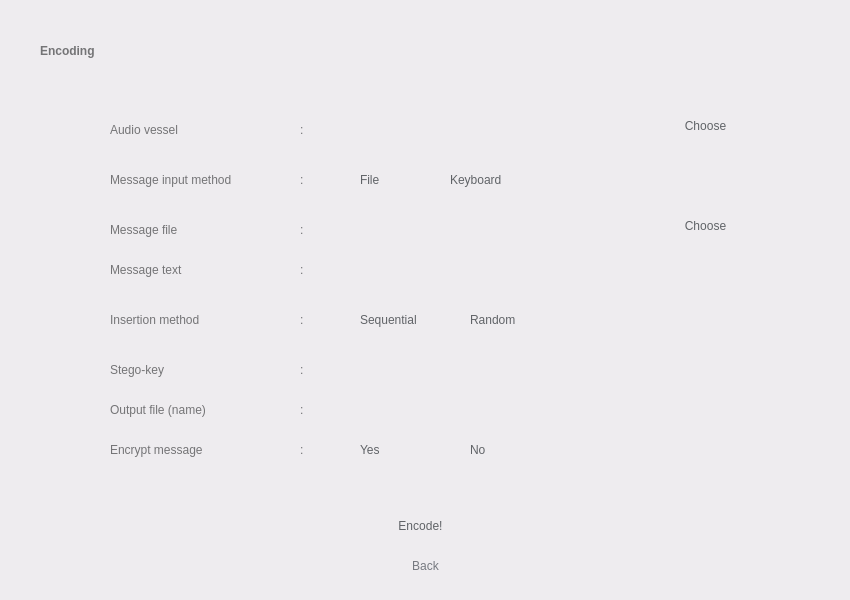
<?xml version="1.0" encoding="UTF-8"?>
<ui version="4.0">
 <class>Widget</class>
 <widget class="QWidget" name="Widget">
  <property name="geometry">
   <rect>
    <x>0</x>
    <y>0</y>
    <width>850</width>
    <height>600</height>
   </rect>
  </property>
  <property name="windowTitle">
   <string>Widget</string>
  </property>
  <property name="styleSheet">
   <string notr="true">background-color: rgb(238, 236, 239);</string>
  </property>
  <widget class="QWidget" name="widget1" native="true">
   <property name="geometry">
    <rect>
     <x>0</x>
     <y>0</y>
     <width>850</width>
     <height>600</height>
    </rect>
   </property>
   <property name="styleSheet">
    <string notr="true">QWidget#widget1 {background-color: rgb(246, 245, 247);};

</string>
   </property>
   <widget class="QLabel" name="label">
    <property name="geometry">
     <rect>
      <x>40</x>
      <y>30</y>
      <width>241</width>
      <height>41</height>
     </rect>
    </property>
    <property name="styleSheet">
     <string notr="true">background-color: rgba(255, 255, 255, 0);
color: rgb(116, 116, 118);
font: 36pt &quot;Product Sans&quot;;
font-weight: bold;
</string>
    </property>
    <property name="text">
     <string>Encoding</string>
    </property>
    <property name="alignment">
     <set>Qt::AlignLeading|Qt::AlignLeft|Qt::AlignVCenter</set>
    </property>
   </widget>
   <widget class="QPushButton" name="goButton">
    <property name="geometry">
     <rect>
      <x>340</x>
      <y>500</y>
      <width>161</width>
      <height>51</height>
     </rect>
    </property>
    <property name="styleSheet">
     <string notr="true">font: 17pt &quot;Product Sans&quot;;
color: rgb(96, 99, 103);
border-radius: 25px;
</string>
    </property>
    <property name="text">
     <string>Encode!</string>
    </property>
   </widget>
   <widget class="QLabel" name="label_4">
    <property name="geometry">
     <rect>
      <x>110</x>
      <y>120</y>
      <width>101</width>
      <height>20</height>
     </rect>
    </property>
    <property name="styleSheet">
     <string notr="true">background-color: rgba(255, 255, 255, 0);
font: 15pt &quot;Product Sans&quot;;
color: rgb(116, 116, 118);</string>
    </property>
    <property name="text">
     <string>Audio vessel</string>
    </property>
    <property name="alignment">
     <set>Qt::AlignLeading|Qt::AlignLeft|Qt::AlignVCenter</set>
    </property>
   </widget>
   <widget class="QRadioButton" name="inputButton_1">
    <property name="geometry">
     <rect>
      <x>340</x>
      <y>170</y>
      <width>61</width>
      <height>20</height>
     </rect>
    </property>
    <property name="styleSheet">
     <string notr="true">font: 15pt &quot;Product Sans&quot;;
border-radius: 4px;
color: rgb(96, 99, 103);
background-color: rgba(255, 255, 255, 0);
</string>
    </property>
    <property name="text">
     <string>File</string>
    </property>
    <property name="autoExclusive">
     <bool>true</bool>
    </property>
    <attribute name="buttonGroup">
     <string notr="true">buttonGroup</string>
    </attribute>
   </widget>
   <widget class="QRadioButton" name="inputButton_2">
    <property name="geometry">
     <rect>
      <x>430</x>
      <y>170</y>
      <width>101</width>
      <height>20</height>
     </rect>
    </property>
    <property name="styleSheet">
     <string notr="true">font: 15pt &quot;Product Sans&quot;;
background-color: rgba(255, 255, 255, 0);
border-radius: 4px;
color: rgb(96, 99, 103);
</string>
    </property>
    <property name="text">
     <string>Keyboard</string>
    </property>
    <attribute name="buttonGroup">
     <string notr="true">buttonGroup</string>
    </attribute>
   </widget>
   <widget class="QLineEdit" name="vesselField">
    <property name="geometry">
     <rect>
      <x>320</x>
      <y>110</y>
      <width>341</width>
      <height>31</height>
     </rect>
    </property>
    <property name="styleSheet">
     <string notr="true">border-radius: 2px;
padding-left: 10px;
color: rgb(116, 116, 118);
</string>
    </property>
    <property name="readOnly">
     <bool>true</bool>
    </property>
   </widget>
   <widget class="QLineEdit" name="inputFileField">
    <property name="geometry">
     <rect>
      <x>320</x>
      <y>210</y>
      <width>341</width>
      <height>31</height>
     </rect>
    </property>
    <property name="styleSheet">
     <string notr="true">border-radius: 2px;
padding-left: 10px;
color: rgb(116, 116, 118);
</string>
    </property>
    <property name="readOnly">
     <bool>true</bool>
    </property>
   </widget>
   <widget class="QLineEdit" name="stegoKeyField">
    <property name="geometry">
     <rect>
      <x>320</x>
      <y>350</y>
      <width>341</width>
      <height>31</height>
     </rect>
    </property>
    <property name="styleSheet">
     <string notr="true">border-radius: 2px;
padding-left: 10px;
color: rgb(116, 116, 118);
</string>
    </property>
   </widget>
   <widget class="QLineEdit" name="inputKeyboardField">
    <property name="geometry">
     <rect>
      <x>320</x>
      <y>250</y>
      <width>341</width>
      <height>31</height>
     </rect>
    </property>
    <property name="styleSheet">
     <string notr="true">border-radius: 2px;
padding-left: 10px;
color: rgb(116, 116, 118);
</string>
    </property>
    <property name="readOnly">
     <bool>true</bool>
    </property>
   </widget>
   <widget class="QPushButton" name="inputFileButton">
    <property name="geometry">
     <rect>
      <x>670</x>
      <y>210</y>
      <width>71</width>
      <height>31</height>
     </rect>
    </property>
    <property name="styleSheet">
     <string notr="true">font: 15pt &quot;Product Sans&quot;;
color: rgb(96, 99, 103);
border-radius: 15px;
</string>
    </property>
    <property name="text">
     <string>Choose</string>
    </property>
   </widget>
   <widget class="QRadioButton" name="insButton_2">
    <property name="geometry">
     <rect>
      <x>450</x>
      <y>310</y>
      <width>101</width>
      <height>20</height>
     </rect>
    </property>
    <property name="styleSheet">
     <string notr="true">font: 15pt &quot;Product Sans&quot;;
background-color: rgba(255, 255, 255, 0);
border-radius: 4px;
color: rgb(96, 99, 103);
</string>
    </property>
    <property name="text">
     <string>Random</string>
    </property>
    <attribute name="buttonGroup">
     <string notr="true">buttonGroup_2</string>
    </attribute>
   </widget>
   <widget class="QRadioButton" name="insButton_1">
    <property name="geometry">
     <rect>
      <x>340</x>
      <y>310</y>
      <width>101</width>
      <height>20</height>
     </rect>
    </property>
    <property name="styleSheet">
     <string notr="true">font: 15pt &quot;Product Sans&quot;;
border-radius: 4px;
color: rgb(96, 99, 103);
background-color: rgba(255, 255, 255, 0);
</string>
    </property>
    <property name="text">
     <string>Sequential</string>
    </property>
    <attribute name="buttonGroup">
     <string notr="true">buttonGroup_2</string>
    </attribute>
   </widget>
   <widget class="QLineEdit" name="outputFileField">
    <property name="geometry">
     <rect>
      <x>320</x>
      <y>390</y>
      <width>341</width>
      <height>31</height>
     </rect>
    </property>
    <property name="styleSheet">
     <string notr="true">border-radius: 2px;
padding-left: 10px;
color: rgb(116, 116, 118);
</string>
    </property>
   </widget>
   <widget class="QPushButton" name="vesselButton">
    <property name="geometry">
     <rect>
      <x>670</x>
      <y>110</y>
      <width>71</width>
      <height>31</height>
     </rect>
    </property>
    <property name="styleSheet">
     <string notr="true">font: 15pt &quot;Product Sans&quot;;
color: rgb(96, 99, 103);
border-radius: 15px;
</string>
    </property>
    <property name="text">
     <string>Choose</string>
    </property>
   </widget>
   <widget class="QRadioButton" name="encButton_1">
    <property name="geometry">
     <rect>
      <x>340</x>
      <y>440</y>
      <width>101</width>
      <height>20</height>
     </rect>
    </property>
    <property name="styleSheet">
     <string notr="true">font: 15pt &quot;Product Sans&quot;;
border-radius: 4px;
color: rgb(96, 99, 103);
background-color: rgba(255, 255, 255, 0);
</string>
    </property>
    <property name="text">
     <string>Yes</string>
    </property>
    <attribute name="buttonGroup">
     <string notr="true">buttonGroup_3</string>
    </attribute>
   </widget>
   <widget class="QRadioButton" name="encButton_2">
    <property name="geometry">
     <rect>
      <x>450</x>
      <y>440</y>
      <width>101</width>
      <height>20</height>
     </rect>
    </property>
    <property name="styleSheet">
     <string notr="true">font: 15pt &quot;Product Sans&quot;;
background-color: rgba(255, 255, 255, 0);
border-radius: 4px;
color: rgb(96, 99, 103);
</string>
    </property>
    <property name="text">
     <string>No</string>
    </property>
    <attribute name="buttonGroup">
     <string notr="true">buttonGroup_3</string>
    </attribute>
   </widget>
   <widget class="QLabel" name="label_6">
    <property name="geometry">
     <rect>
      <x>110</x>
      <y>170</y>
      <width>171</width>
      <height>20</height>
     </rect>
    </property>
    <property name="styleSheet">
     <string notr="true">background-color: rgba(255, 255, 255, 0);
font: 15pt &quot;Product Sans&quot;;
color: rgb(116, 116, 118);</string>
    </property>
    <property name="text">
     <string>Message input method</string>
    </property>
    <property name="alignment">
     <set>Qt::AlignLeading|Qt::AlignLeft|Qt::AlignVCenter</set>
    </property>
   </widget>
   <widget class="QLabel" name="label_7">
    <property name="geometry">
     <rect>
      <x>110</x>
      <y>220</y>
      <width>171</width>
      <height>20</height>
     </rect>
    </property>
    <property name="styleSheet">
     <string notr="true">background-color: rgba(255, 255, 255, 0);
font: 15pt &quot;Product Sans&quot;;
color: rgb(116, 116, 118);</string>
    </property>
    <property name="text">
     <string>Message file</string>
    </property>
    <property name="alignment">
     <set>Qt::AlignLeading|Qt::AlignLeft|Qt::AlignVCenter</set>
    </property>
   </widget>
   <widget class="QLabel" name="label_8">
    <property name="geometry">
     <rect>
      <x>110</x>
      <y>260</y>
      <width>171</width>
      <height>20</height>
     </rect>
    </property>
    <property name="styleSheet">
     <string notr="true">background-color: rgba(255, 255, 255, 0);
font: 15pt &quot;Product Sans&quot;;
color: rgb(116, 116, 118);</string>
    </property>
    <property name="text">
     <string>Message text</string>
    </property>
    <property name="alignment">
     <set>Qt::AlignLeading|Qt::AlignLeft|Qt::AlignVCenter</set>
    </property>
   </widget>
   <widget class="QLabel" name="label_9">
    <property name="geometry">
     <rect>
      <x>110</x>
      <y>310</y>
      <width>171</width>
      <height>20</height>
     </rect>
    </property>
    <property name="styleSheet">
     <string notr="true">background-color: rgba(255, 255, 255, 0);
font: 15pt &quot;Product Sans&quot;;
color: rgb(116, 116, 118);</string>
    </property>
    <property name="text">
     <string>Insertion method</string>
    </property>
    <property name="alignment">
     <set>Qt::AlignLeading|Qt::AlignLeft|Qt::AlignVCenter</set>
    </property>
   </widget>
   <widget class="QLabel" name="label_10">
    <property name="geometry">
     <rect>
      <x>110</x>
      <y>360</y>
      <width>171</width>
      <height>20</height>
     </rect>
    </property>
    <property name="styleSheet">
     <string notr="true">background-color: rgba(255, 255, 255, 0);
font: 15pt &quot;Product Sans&quot;;
color: rgb(116, 116, 118);</string>
    </property>
    <property name="text">
     <string>Stego-key</string>
    </property>
    <property name="alignment">
     <set>Qt::AlignLeading|Qt::AlignLeft|Qt::AlignVCenter</set>
    </property>
   </widget>
   <widget class="QLabel" name="label_11">
    <property name="geometry">
     <rect>
      <x>110</x>
      <y>400</y>
      <width>181</width>
      <height>20</height>
     </rect>
    </property>
    <property name="styleSheet">
     <string notr="true">background-color: rgba(255, 255, 255, 0);
font: 15pt &quot;Product Sans&quot;;
color: rgb(116, 116, 118);</string>
    </property>
    <property name="text">
     <string>Output file (name)</string>
    </property>
    <property name="alignment">
     <set>Qt::AlignLeading|Qt::AlignLeft|Qt::AlignVCenter</set>
    </property>
   </widget>
   <widget class="QLabel" name="label_12">
    <property name="geometry">
     <rect>
      <x>300</x>
      <y>260</y>
      <width>16</width>
      <height>20</height>
     </rect>
    </property>
    <property name="styleSheet">
     <string notr="true">background-color: rgba(255, 255, 255, 0);
font: 15pt &quot;Product Sans&quot;;
color: rgb(116, 116, 118);</string>
    </property>
    <property name="text">
     <string>:</string>
    </property>
    <property name="alignment">
     <set>Qt::AlignLeading|Qt::AlignLeft|Qt::AlignVCenter</set>
    </property>
   </widget>
   <widget class="QLabel" name="label_13">
    <property name="geometry">
     <rect>
      <x>300</x>
      <y>220</y>
      <width>16</width>
      <height>20</height>
     </rect>
    </property>
    <property name="styleSheet">
     <string notr="true">background-color: rgba(255, 255, 255, 0);
font: 15pt &quot;Product Sans&quot;;
color: rgb(116, 116, 118);</string>
    </property>
    <property name="text">
     <string>:</string>
    </property>
    <property name="alignment">
     <set>Qt::AlignLeading|Qt::AlignLeft|Qt::AlignVCenter</set>
    </property>
   </widget>
   <widget class="QLabel" name="label_14">
    <property name="geometry">
     <rect>
      <x>300</x>
      <y>120</y>
      <width>16</width>
      <height>20</height>
     </rect>
    </property>
    <property name="styleSheet">
     <string notr="true">background-color: rgba(255, 255, 255, 0);
font: 15pt &quot;Product Sans&quot;;
color: rgb(116, 116, 118);</string>
    </property>
    <property name="text">
     <string>:</string>
    </property>
    <property name="alignment">
     <set>Qt::AlignLeading|Qt::AlignLeft|Qt::AlignVCenter</set>
    </property>
   </widget>
   <widget class="QLabel" name="label_15">
    <property name="geometry">
     <rect>
      <x>300</x>
      <y>170</y>
      <width>16</width>
      <height>20</height>
     </rect>
    </property>
    <property name="styleSheet">
     <string notr="true">background-color: rgba(255, 255, 255, 0);
font: 15pt &quot;Product Sans&quot;;
color: rgb(116, 116, 118);</string>
    </property>
    <property name="text">
     <string>:</string>
    </property>
    <property name="alignment">
     <set>Qt::AlignLeading|Qt::AlignLeft|Qt::AlignVCenter</set>
    </property>
   </widget>
   <widget class="QLabel" name="label_16">
    <property name="geometry">
     <rect>
      <x>300</x>
      <y>310</y>
      <width>16</width>
      <height>20</height>
     </rect>
    </property>
    <property name="styleSheet">
     <string notr="true">background-color: rgba(255, 255, 255, 0);
font: 15pt &quot;Product Sans&quot;;
color: rgb(116, 116, 118);</string>
    </property>
    <property name="text">
     <string>:</string>
    </property>
    <property name="alignment">
     <set>Qt::AlignLeading|Qt::AlignLeft|Qt::AlignVCenter</set>
    </property>
   </widget>
   <widget class="QLabel" name="label_17">
    <property name="geometry">
     <rect>
      <x>300</x>
      <y>360</y>
      <width>16</width>
      <height>20</height>
     </rect>
    </property>
    <property name="styleSheet">
     <string notr="true">background-color: rgba(255, 255, 255, 0);
font: 15pt &quot;Product Sans&quot;;
color: rgb(116, 116, 118);</string>
    </property>
    <property name="text">
     <string>:</string>
    </property>
    <property name="alignment">
     <set>Qt::AlignLeading|Qt::AlignLeft|Qt::AlignVCenter</set>
    </property>
   </widget>
   <widget class="QLabel" name="label_18">
    <property name="geometry">
     <rect>
      <x>300</x>
      <y>400</y>
      <width>16</width>
      <height>20</height>
     </rect>
    </property>
    <property name="styleSheet">
     <string notr="true">background-color: rgba(255, 255, 255, 0);
font: 15pt &quot;Product Sans&quot;;
color: rgb(116, 116, 118);</string>
    </property>
    <property name="text">
     <string>:</string>
    </property>
    <property name="alignment">
     <set>Qt::AlignLeading|Qt::AlignLeft|Qt::AlignVCenter</set>
    </property>
   </widget>
   <widget class="QLabel" name="label_19">
    <property name="geometry">
     <rect>
      <x>110</x>
      <y>440</y>
      <width>181</width>
      <height>20</height>
     </rect>
    </property>
    <property name="styleSheet">
     <string notr="true">background-color: rgba(255, 255, 255, 0);
font: 15pt &quot;Product Sans&quot;;
color: rgb(116, 116, 118);</string>
    </property>
    <property name="text">
     <string>Encrypt message</string>
    </property>
    <property name="alignment">
     <set>Qt::AlignLeading|Qt::AlignLeft|Qt::AlignVCenter</set>
    </property>
   </widget>
   <widget class="QLabel" name="label_20">
    <property name="geometry">
     <rect>
      <x>300</x>
      <y>440</y>
      <width>16</width>
      <height>20</height>
     </rect>
    </property>
    <property name="styleSheet">
     <string notr="true">background-color: rgba(255, 255, 255, 0);
font: 15pt &quot;Product Sans&quot;;
color: rgb(116, 116, 118);</string>
    </property>
    <property name="text">
     <string>:</string>
    </property>
    <property name="alignment">
     <set>Qt::AlignLeading|Qt::AlignLeft|Qt::AlignVCenter</set>
    </property>
   </widget>
   <widget class="QPushButton" name="backButton">
    <property name="geometry">
     <rect>
      <x>390</x>
      <y>550</y>
      <width>71</width>
      <height>31</height>
     </rect>
    </property>
    <property name="styleSheet">
     <string notr="true">font: 12pt &quot;Product Sans&quot;;
color: rgb(118, 121, 128);
background-color: rgba(255, 255, 255, 0);
border-radius: 15px;
</string>
    </property>
    <property name="text">
     <string>Back</string>
    </property>
   </widget>
  </widget>
 </widget>
 <resources/>
 <connections/>
 <buttongroups>
  <buttongroup name="buttonGroup_3"/>
  <buttongroup name="buttonGroup_2"/>
  <buttongroup name="buttonGroup"/>
 </buttongroups>
</ui>
